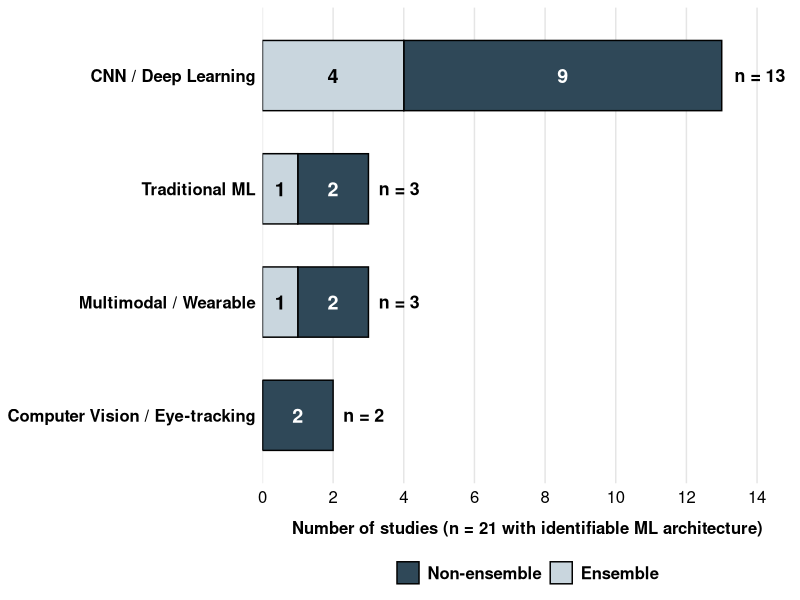
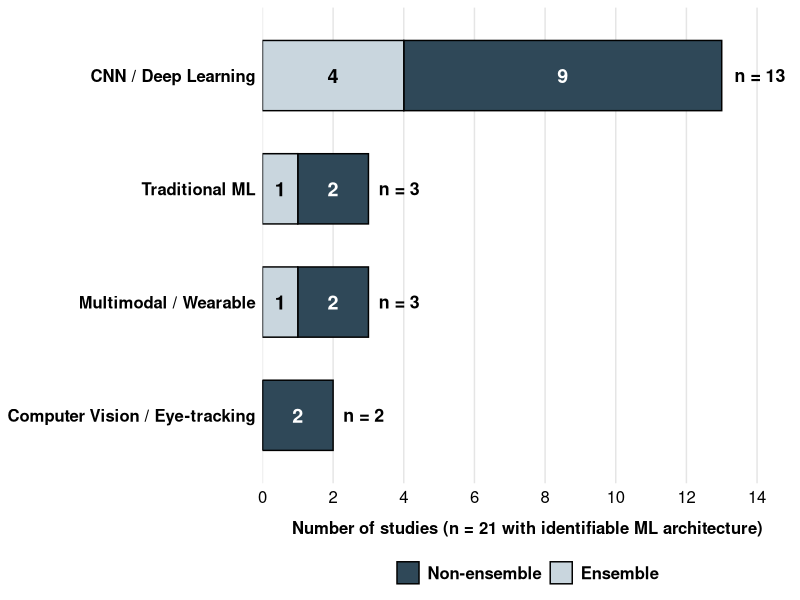

Write R code to recreate these figures, in order.
library(ggplot2)
library(dplyr)
df_arch <- data.frame(
  Family = rep(c("CNN / Deep Learning",
                 "Traditional ML",
                 "Multimodal / Wearable",
                 "Computer Vision / Eye-tracking"), each = 2),
  Configuration = rep(c("Non-ensemble", "Ensemble"), times = 4),
  Studies = c(9, 4,
              2, 1,
              2, 1,
              2, 0)
)
df_arch$Family <- factor(df_arch$Family,
                         levels = c("Computer Vision / Eye-tracking",
                                    "Multimodal / Wearable",
                                    "Traditional ML",
                                    "CNN / Deep Learning"))
df_arch$Configuration <- factor(df_arch$Configuration,
                                levels = c("Non-ensemble", "Ensemble"))
totals <- df_arch %>% group_by(Family) %>% summarise(Total = sum(Studies))
colors_conf <- c("Non-ensemble" = "#2F4858",
                 "Ensemble"     = "#C9D6DE")
p <- ggplot(df_arch, aes(x = Studies, y = Family, fill = Configuration)) +
  geom_bar(stat = "identity", width = 0.62,
           colour = "black", linewidth = 0.5) +
  geom_text(aes(label = ifelse(Studies > 0, Studies, ""),
                colour = Configuration),
            position = position_stack(vjust = 0.5),
            size = 5, fontface = "bold", show.legend = FALSE) +
  geom_text(data = totals, inherit.aes = FALSE,
            aes(x = Total, y = Family, label = paste0("n = ", Total)),
            hjust = -0.25, size = 4.5, fontface = "bold", colour = "black") +
  scale_fill_manual(values = colors_conf, name = NULL) +
  scale_colour_manual(values = c("Non-ensemble" = "white",
                                 "Ensemble"     = "black")) +
  scale_x_continuous(limits = c(0, 15), breaks = seq(0, 14, 2), expand = c(0, 0)) +
  labs(x = "Number of studies (n = 21 with identifiable ML architecture)", y = NULL) +
  theme_minimal(base_family = "sans") +
  theme(legend.position = "bottom",
        legend.text = element_text(size = 12, face = "bold", colour = "black"),
        axis.text.y = element_text(size = 12, face = "bold", colour = "black"),
        axis.text.x = element_text(size = 12, colour = "black"),
        axis.title.x = element_text(size = 12, face = "bold", colour = "black",
                                    margin = margin(t = 10)),
        panel.grid.major.y = element_blank(),
        panel.grid.minor = element_blank(),
        panel.grid.major.x = element_line(colour = "gray90"))
ggsave("../images/fig_4.png", plot = p, width = 9, height = 5.2, dpi = 300)
ggsave("../images/fig_4.pdf", plot = p, width = 9, height = 5.2)
